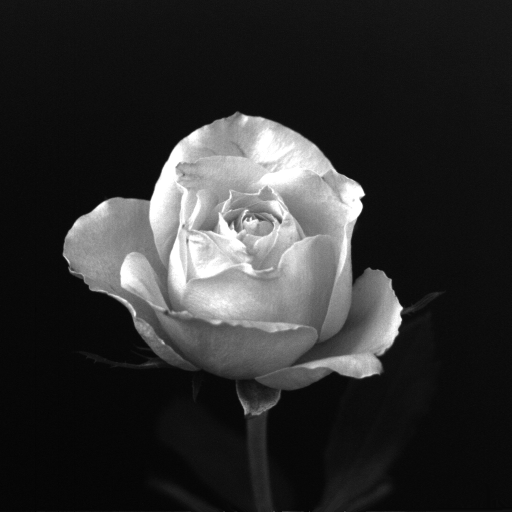
#> input picture images/rose1024.tif, 1024 x 1024 px (shown at 1/2 size)
$ jupyter execute --allow-errors LabExercise5.ipynb
#> lines starting #> are read from the running program, lines starting #| are printed output that depends on the picture
[cell 1]
import matplotlib.pyplot as plt
import numpy as np
import math
import skimage.filters as f
from skimage import exposure
import skimage.io as io
from scipy import fftpack as ff
from PIL import Image

[cell 2]
def contrast(image):
    return np.max(image) - np.min(image)

def ScaleIntensity (image, K=1):
    m = contrast(image)
    out = np.array(image).astype(float)
    for j in range(image.shape[1]):
        for i in range(image.shape[0]):
            out[i][j] = K*(out[i][j]/m)
    return out

[cell 3]
img = plt.imread("images/rose1024.tif")
#> img is the input picture: shape (1024, 1024); min 0, max 255, mean 46.8
imgOut = ScaleIntensity(img, 1)
#> in ScaleIntensity, `m = contrast(image)`: m = 255
plt.imshow(imgOut)

[cell 4]
imgDFT = ff.fft2(imgOut)
imgIDFT = ff.ifft2(imgDFT)

[cell 5]
real = np.real(imgIDFT)
diff = np.subtract(imgIDFT, real)
mx = np.max(diff)
mn =  np.min(diff)
print(mx)
#| 2.832468414316869e-16j
print(mn)
#| -2.403001315329118e-16j

[cell 6]
def Spectrum(img):
    out = np.asarray(img).astype(float)
    out = ScaleIntensity(out)
    imgDFT = ff.fft2(out)
    S = np.log(np.add(np.abs(imgDFT),1))
    Fc = ff.fftshift(S)
    return ScaleIntensity(Fc)

[cell 7]
def Angle(img):
    out = np.asarray(img).astype(float)
    out = ScaleIntensity(out)
    imgDFT = ff.fft2(out)
    return np.angle(imgDFT)

[cell 8]
imgCenter = np.zeros((1024,1024))
for i in range (20):
    for j in range(80):
        imgCenter[j+472][i+502] = 1.0
plt.gray()
imgCenterSpectrum = Spectrum(imgCenter)
#> (the rest of this cell did not finish here and is left out)

[cell 9]
imgCenterAngle = Angle(imgCenter)
imgCenterAngle = exposure.rescale_intensity(imgCenterAngle)
plt.imshow(imgCenterAngle)
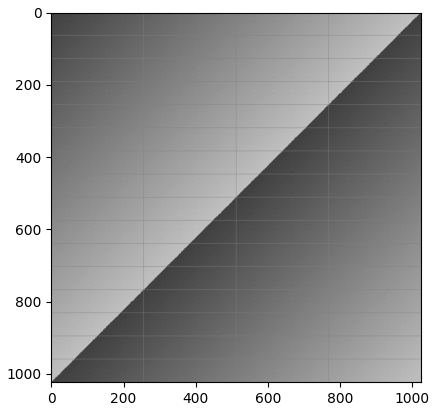
#> figure drawn by matplotlib, 1 panel

#> (a cell that did not finish here is left out)

#> (a cell that did not finish here is left out)

#> (a cell that did not finish here is left out)

#> (a cell that did not finish here is left out)

[cell 14]
imgBoy = plt.imread('images/boy.tif')
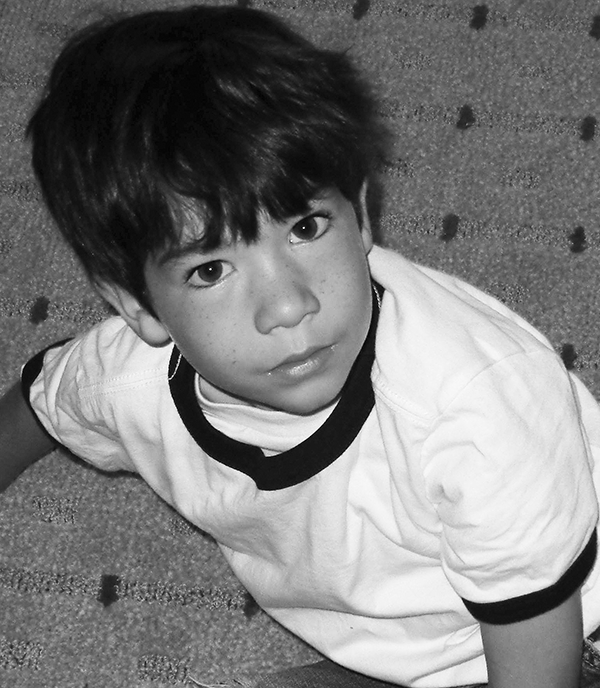
#> input picture images/boy.tif, 600 x 688 px
#> imgBoy is the input picture: shape (688, 600); min 0, max 255, mean 122.3
plt.imshow(imgBoy)

[cell 15]
imgBoyAngle = Angle(imgBoy)
#> in Angle (call 2), `return np.angle(imgDFT)`:
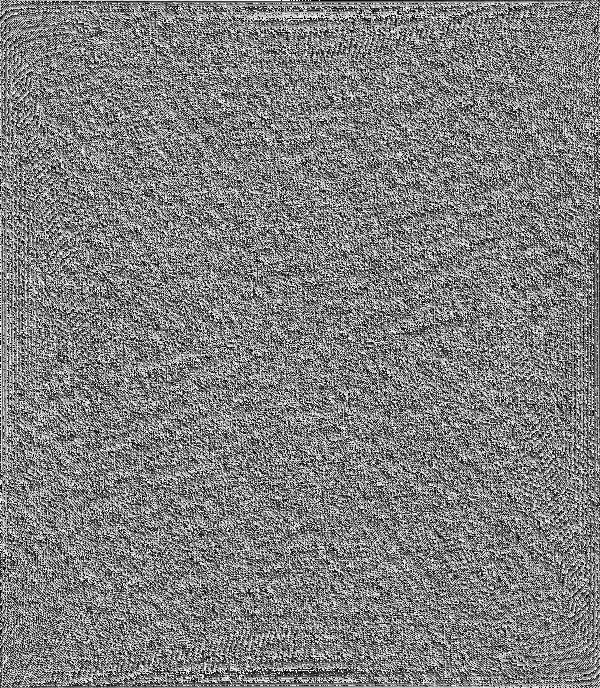
#> returned value: shape (688, 600) float64; min -3.14, max 3.14, mean -2.28e-05; drawn with min black and max white
plt.imshow(imgBoyAngle)

[cell 16]
imgBoyAngleReconstruct = ff.ifft2(imgBoyAngle)

[cell 17]
imgDIP = plt.imread("images/DFT.png")
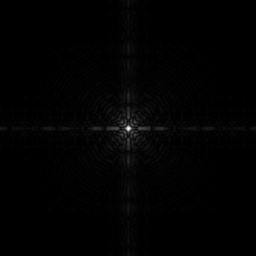
#> input picture images/DFT.png, 256 x 256 px
#> imgDIP is the input picture: shape (256, 256) float32; min 0, max 1, mean 0.00816
plt.imshow(imgDIP)
